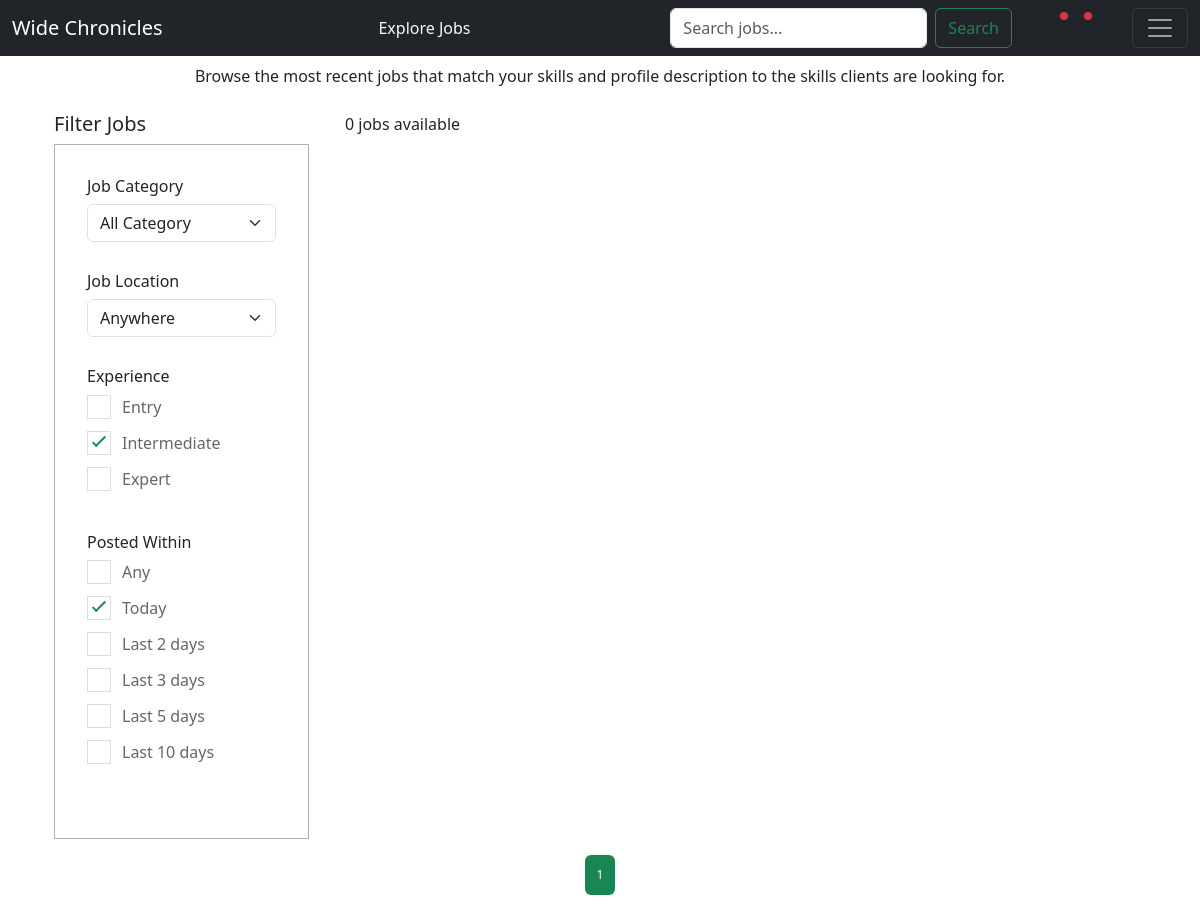
The app's page /find-work/ (signed in), older data.
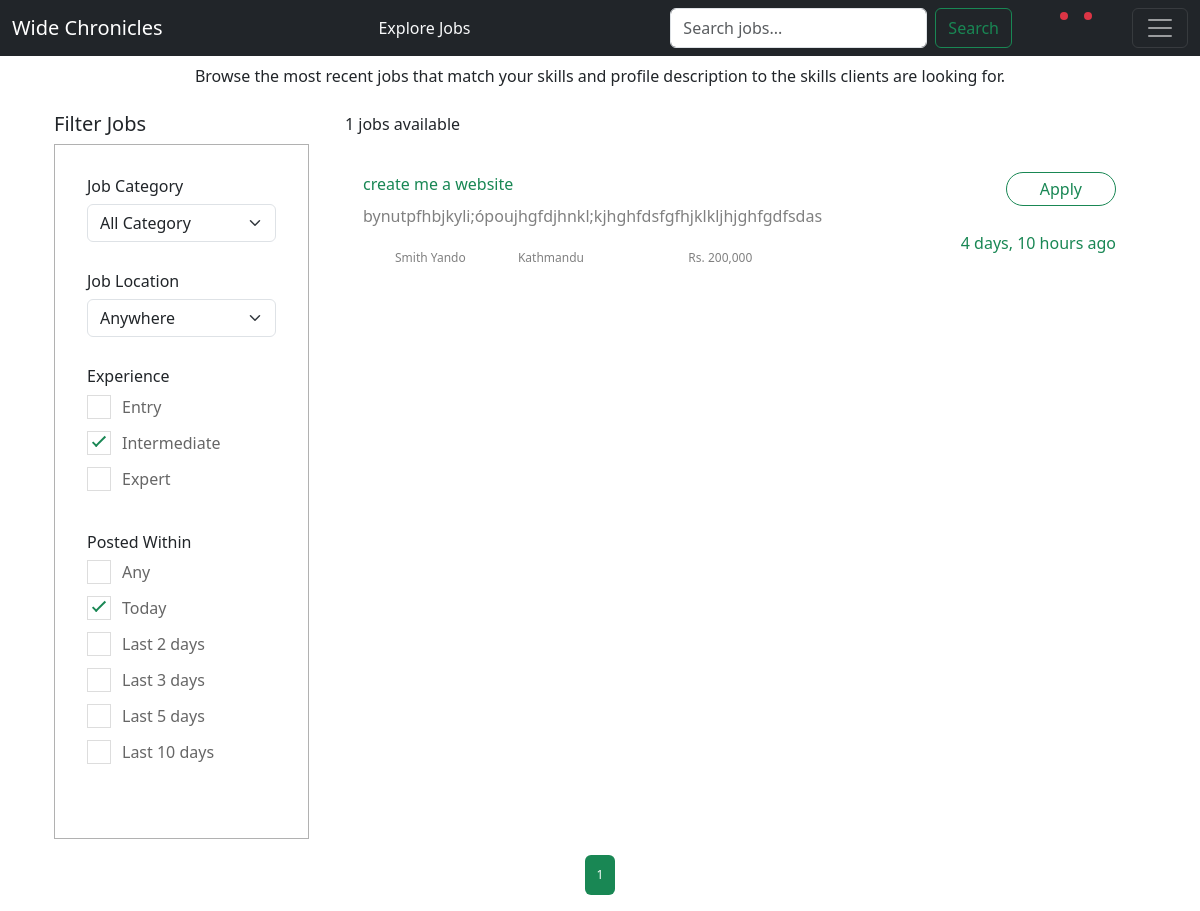
The same page, newer data.
### jobs/models.py (models this page shows, shortened)
class Job(models.Model):
    buyer = models.ForeignKey(Buyer, on_delete=models.CASCADE)
    title = models.CharField(max_length=200)
    budget = models.IntegerField(validators=[MinValueValidator(1000)])
    description = models.TextField()
    requirement = models.TextField()
    expertise_required = models.CharField(choices=SPECIALITY_CHOICES, max_length=50 )
    timestamp = models.DateTimeField(auto_now_add=True)
    code = models.CharField(max_length=10, unique=True, blank=True)

class Buyer(models.Model):
    owner = models.OneToOneField(User, on_delete=models.CASCADE)
    name = models.CharField(max_length=50)
    profile_pic = models.ImageField(upload_to="profile/")
    bio = models.TextField(blank=True)
    location = models.CharField(choices=LOCATION_CHOICES, max_length=100)

### jobs/views.py (the view)
# urls.py: path('find-work/',JobListView.as_view(), name='job-list'),
class JobListView(ListView):
    model = Job
    template_name = 'jobs/job_list.html'
    context_object_name = 'jobs'
    paginate_by = 5
    def get_context_data(self, **kwargs):
        context = super().get_context_data(**kwargs)
        query = self.request.GET.get('q')
        location = self.request.GET.get('location')
        if query:
            job_queryset = Job.objects.filter(title__icontains=query)
        elif location:
            job_queryset = Job.objects.filter(buyer__location=location)
        else:
            job_queryset = Job.objects.all()
        context['speciality_choices'] = SPECIALITY_CHOICES
        context['location_choices'] = LOCATION_CHOICES
        context['total_jobs_count'] = job_queryset.count()
        return context
    def get_queryset(self):
        query = self.request.GET.get('q')
        location = self.request.GET.get('location')
        queryset = Job.objects.all()
        if query:
            queryset = queryset.filter(title__icontains=query)
        if location:
            queryset = queryset.filter(buyer__location=location)
        return queryset.order_by('-timestamp')

### accounts/models.py (called while the page is built)
    def role(self):
        if hasattr(self, 'seller'):
            return 'Seller'
        elif hasattr(self, 'buyer'):
            return 'Buyer'
        else:
            return None

    def name(user):
        if hasattr(user, 'seller'):
            return user.seller.name
        elif hasattr(user, 'buyer'):
            return user.buyer.name

    def profile_pic(user):
        if hasattr(user, 'seller'):
            return user.seller.profile_pic.url
        elif hasattr(user, 'buyer'):
            return user.buyer.profile_pic.url
        return user.profile_pic

### jobs/templates/jobs/job_list.html (shortened to what the changed rows need)
{% extends 'jobs/_base.html' %}
{% load humanize %}
{% block content%}
{% load icon %}
    <div class="job-listing-area pt-120 pb-120">
        <div class="container">
            <div class="row">
                <div class="col-xl-9 col-lg-9 col-md-8">
                    <section class="featured-job-area">
                        <div class="container">
                            <div class="row">
                                <div class="col-lg-12">
                                    <div>
                                        <span class="float-start">{{ total_jobs_count }} jobs available</span>
                                    </div>
                                </div>
                            </div>
                        {% for job in jobs %}
                        <div class="row">
                            <div class="single-job-items  ">
                                <div class="job-tittle col-8 float-start text-wrap">
                                        <a href="{% url 'job-detail' job.code %}" class=" text-decoration-none">
                                            {{ job.title}}
                                        </a>
                                        <p class="text-truncate pt-2 " >{{job.description}}</p>
                                        <ul>
                                            <li> {% icon "user" %}{{ job.buyer.name}}</li>
                                            <li>{% icon "map-pin" %}{{ job.buyer.location}}</li>
                                            <li>Rs. {{job.budget|intcomma}}</li>
                                        </ul>
                                </div>
                                <div class="items-link float-end">
                                    <a href="{% url 'job-detail' job.code %}" class="text-decoration-none">Apply</a>
                                    <span>{{job.timestamp|naturaltime}}</span>
                                </div>
                            </div>
                        </div>
                        {% endfor %}
                        </div>
                    </section>
                </div>
            </div>
        </div>
    </div>
    <div class="pagination-area pb-115 text-center">
        <div class="container">
            <div class="row">
                <div class="col-12 text-center">
                    <nav aria-label="Page navigation ">
                        <ul class="pagination justify-content-center">
                            {% for num in page_obj.paginator.page_range %}
                                {% if num == page_obj.number %}
                                    <li class="page-item active" aria-current="page">
                                        <a class="page-link" href="?page={{ num }}">{{ num }}</a>
                                    </li>
                                {% elif num > page_obj.number|add:'-3' and num < page_obj.number|add:'3' %}
                                    <li class="page-item">
                                        <a class="page-link" href="?page={{ num }}">{{ num }}</a>
                                    </li>
                                {% endif %}
                            {% endfor %}
                        </ul>
                    </nav>
                </div>
            </div>
        </div>
    </div>
{% endblock content%}

Row changes from the older to the newer data that the page shows:
added Job: title "create me a website", description "bynutpfhbjkyli;ópoujhgfdjhnkl;kjhghfdsfgfhjklkljhjghfgdfsdas", buyer.name "Smith Yando", buyer.location "Kathmandu", budget "200,000", timestamp "4 days, 10 hours ago"
Text that changed along with them:
{{ total_jobs_count }}: "0" → "1"
